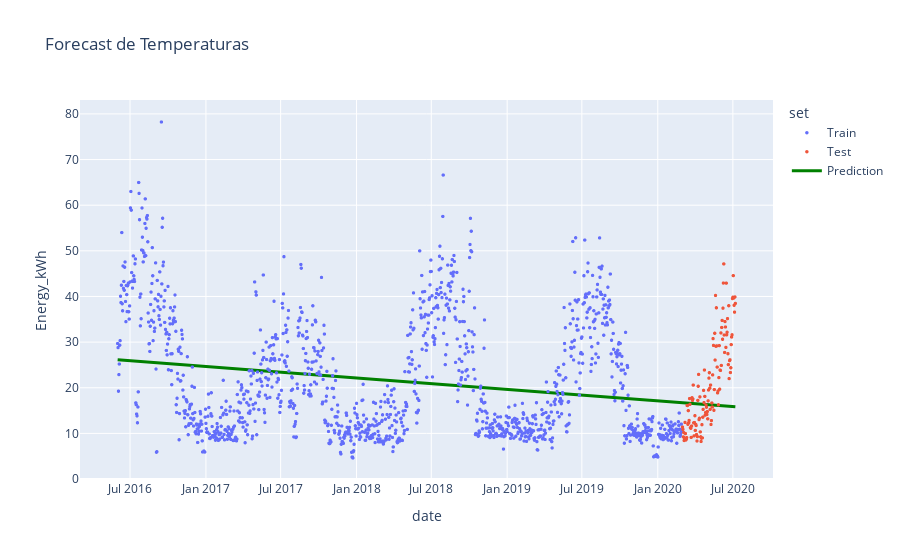

Source (notebook cell):
### Code cell
fig = px.scatter(energia_df, x=energia_df.date, y='Energy_kWh', title='Forecast de Temperaturas', color='set')
fig.add_scatter(x=energia_df.date, y=y_pred, mode='lines', name='Prediction', line=dict(color='green', width=3))
fig.update_traces(marker=dict(size=3.5))
fig.show()

### Figure 1 — Plotly figure (JSON) as saved in the notebook; plotly's stock layout.template omitted (floating-point values rounded to 4 significant figures; data arrays with more than 128 entries replaced by an {"elided": "..."} marker saying what was removed)
{"data": [{"hovertemplate": "set=Train<br>date=%{x}<br>Energy_kWh=%{y}<extra></extra>", "legendgroup": "Train", "marker": {"color": "#636efa", "size": 3.5, "symbol": "circle"}, "mode": "markers", "name": "Train", "showlegend": true, "type": "scattergl", "x": {"elided": "1369 str values"}, "xaxis": "x", "y": {"elided": "1369 float values"}, "yaxis": "y"}, {"hovertemplate": "set=Test<br>date=%{x}<br>Energy_kWh=%{y}<extra></extra>", "legendgroup": "Test", "marker": {"color": "#EF553B", "size": 3.5, "symbol": "circle"}, "mode": "markers", "name": "Test", "showlegend": true, "type": "scattergl", "x": {"elided": "129 str values"}, "xaxis": "x", "y": {"elided": "129 float values"}, "yaxis": "y"}, {"line": {"color": "green", "width": 3}, "marker": {"size": 3.5}, "mode": "lines", "name": "Prediction", "type": "scatter", "x": {"elided": "1498 str values"}, "y": {"elided": "1498 float values"}}], "layout": {"legend": {"title": {"text": "set"}, "tracegroupgap": 0}, "title": {"text": "Forecast de Temperaturas"}, "xaxis": {"anchor": "y", "domain": [0, 1], "title": {"text": "date"}}, "yaxis": {"anchor": "x", "domain": [0, 1], "title": {"text": "Energy_kWh"}}}}
